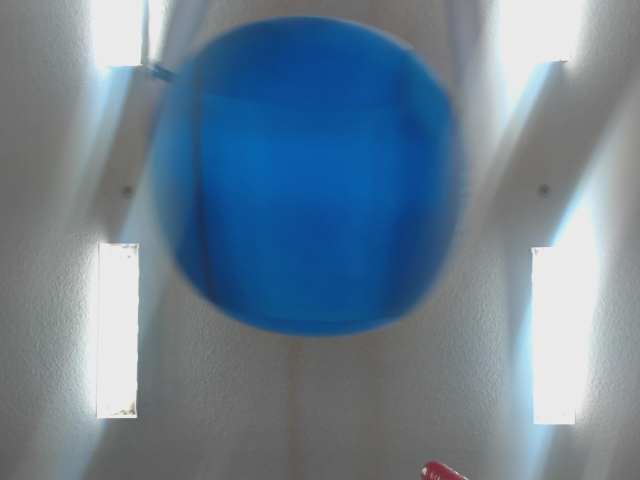
#> input picture img/ball7.png, 640 x 480 px, found by its file name
$ python ballimage.py
#> lines starting #> are read from the running program, lines starting #| are printed output that depends on the picture; after the words box and inside, x2 and y2 are one past the last pixel; in counts of white or black regions, pixels touching at a corner belong together
import cv2
import cv2.cv as cv
import numpy as np

#Camera number
CAMERA = 1

#Kernel Dimensions
kernel = cv2.getStructuringElement (cv2.MORPH_ELLIPSE,(4, 4))

class BallFinder:
    def __init__(self, colour='r', width = 640, height = 480): # Constructor to get the video capture set up
        #self._vc = cv2.VideoCapture(CAMERA)
        self._width = 1.0 * width # Force a float
        self._height = 1.0 * height

        self.image = '/home/thomas/Vision-2014/ballpictures/ball7.png'

        #Set Video Capture properties
        '''self._vc.set(cv.CV_CAP_PROP_BRIGHTNESS, 0.5)
        self._vc.set(cv.CV_CAP_PROP_SATURATION, 0.5)  #0.125
        self._vc.set(cv.CV_CAP_PROP_CONTRAST, 0.5)   #0.01'''

        #Max. distance the camera can detect is 13 feet
        #DistanceThreshold is the distance threshold
        #It is the maximum distance that the camera will detect
        self.DistanceThreshold = 13 #ft

        #distance formula from width of ball
        #distance = 1661.5*w**-1.075
        self._MaxWidth = (1661.5/self.DistanceThreshold)**(1/1.075)*width/640.0 #pixels

        #squareness ratio
        self.target_ratio = 0.6

        # Public member variables to store the last calculated values
        # Invalid values indicate ball not found
        self.xbar = 99.0 # xbar, ybar should be in the range [-1.0, 1.0]
        self.ybar = 99.0
        self.diam = 99.0 # diam should be in the range (0.0, 2.0]

        self._is_red = (colour[0] == 'r' or colour[0] == 'R')
        #self._vc.set(cv.CV_CAP_PROP_FRAME_WIDTH, self._width)
        #self._vc.set(cv.CV_CAP_PROP_FRAME_HEIGHT, self._height)

    def setColour(self, colour):
        self._is_red = (colour[0].lower() == 'r')

    def find(self):
        # [12 lines of commented-out code are left out]
        frame = cv2.imread(self.image)
#> frame is the input picture: shape (480, 640, 3); mean B, G, R 145.7, 129, 109.4
        hsv_image = cv2.cvtColor(frame, cv.CV_BGR2HSV)
#> hsv_image: shape (480, 640, 3); mean H, S, V 71.1, 66.8, 146.5
        # Choose mask based on self._is_red
        if self._is_red:
            # Red alliance
            mask_neg = cv2.inRange(hsv_image, np.array((0, 50, 50)), np.array((10, 255, 255)))
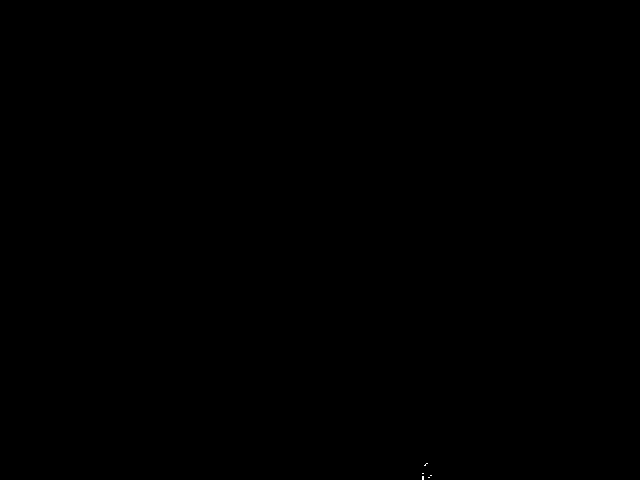
#> mask_neg: shape (480, 640); 0.01% white in thin lines or dots, all inside (x1, y1, x2, y2) = (422, 463, 432, 480)
            mask_pos = cv2.inRange(hsv_image, np.array((170, 50, 50)), np.array((180, 255, 255)))
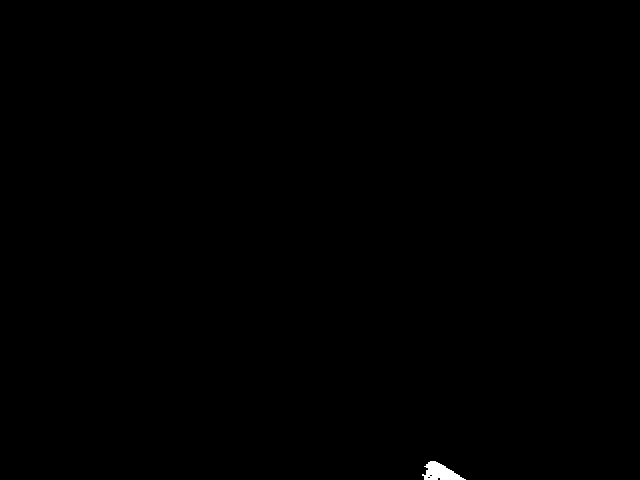
#> mask_pos: shape (480, 640); 0.16% white; 1 white region, box (x1, y1, x2, y2) and area: (422, 461, 466, 480) 478
            mask = mask_pos | mask_neg
#> mask: shape (480, 640); 0.16% white; 1 white region, box (x1, y1, x2, y2) and area: (422, 461, 466, 480) 497
        else:
            # Blue alliance
            mask = cv2.inRange(hsv_image, np.array((105, 50, 50)), np.array((130, 255, 255)))

        #Eroding and Dilating mask
        opened = cv2.erode(mask, kernel, iterations = 7)
#> opened: shape (480, 640); every value is 0
        opened = cv2.dilate(opened, kernel, iterations = 7)

        contours, hierarchy = cv2.findContours(opened, cv.CV_RETR_EXTERNAL, cv.CV_CHAIN_APPROX_NONE)
#> contours = []
        largest_size = 0
        largest_index = 0

        ball_found = False
        if contours:
            for index, contour in enumerate(contours):
                if cv2.contourArea(contour) > largest_size:

                    #get co-ordinates and dimensions
                    x,y,w,h = cv2.boundingRect(contours[largest_index])

                    #ball squareness
                    ballratio = 1.0 * w/h

                    if ballratio > self.target_ratio and ballratio < 1.0/self.target_ratio:
                        largest_size = cv2.contourArea(contour)
                        largest_index = index

            if largest_size > 0:
                if w > self._MaxWidth:
                    moments = cv2.moments(contours[largest_index])
                    if moments['m00'] != 0:
                        self.xbar = 2.0*moments['m10']/moments['m00']/self._width - 1.0
                        self.ybar = 2.0*moments['m01']/moments['m00']/self._height - 1.0
                        x,y,w,h = cv2.boundingRect(contours[largest_index])
                        self.diam = (w + h)/ self._width
                        ball_found = True

        if not ball_found:
            # No ball found so set the member variables to invalid values
            self.xbar = 99.0
            self.ybar = 99.0
            self.diam = 99.0
        # Return the frame, the contours and largest image in case we
        # want to show them on the screen
        return (frame, contours, largest_index)

    def absolute(self):
        # Convert xbar, ybar and diam to absolute values for showing on screen
        return (int((self.xbar+1.0)*self._width/2.0),
            int((self.ybar+1.0)*self._height/2.0),
            int(self.diam*self._width/2.0))

if __name__ == "__main__":
    bf = BallFinder('r', 640, 480)
    cv2.namedWindow("preview")

    result = bf.find()
    #while result != None:
    frame, contours, largest_index = result
#> contours = []; largest_index = 0

    if bf.diam >= 0.0 and bf.diam <= 2.0:
            # Check that we found the ball

            # Draw what we think is the ball outline
        x, y, diam = bf.absolute() # Get screen plottable values

        cv2.circle(frame, (x, y), diam/2, (200,255,0), 3)
            # Draw the largest contour
        cv2.drawContours(frame, contours, largest_index, (0,255,0), 2)

    cv2.imshow("preview", frame)

    key = cv2.waitKey (20)
#> (key Esc is pressed here)
        #if key != -1: # Exit on any key
            #break
        # Get the next frame, and loop forever
       # result = bf.find()

$ run again, with img/ball0.png copied over img/ball7.png
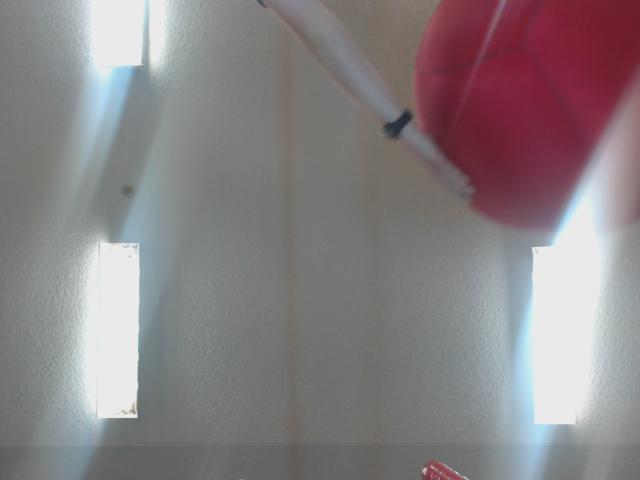
#> input picture img/ball0.png, 640 x 480 px, found by its file name
#> in find, frame is the input picture: shape (480, 640, 3); mean B, G, R 132.1, 129.6, 136.5
#> hsv_image: shape (480, 640, 3); mean H, S, V 72.1, 31.4, 141.2
#> mask_neg: shape (480, 640); 0.14% white in thin lines or dots, all inside (x1, y1, x2, y2) = (289, 0, 640, 478)
#> in find, `mask_pos = cv2.inRange(hsv_image, np.array((170, 50, 50)), np.array((1..`:
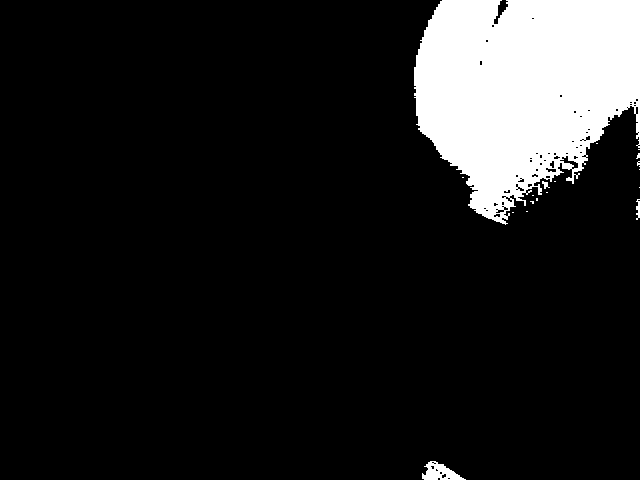
#> mask_pos: shape (480, 640); 12.1% white; 19 white regions (15 under 20 px), largest, box (x1, y1, x2, y2) and area: (414, 0, 640, 225) 36489, (422, 461, 466, 480) 457, (636, 199, 640, 220) 56, (542, 181, 550, 189) 32
#> mask: shape (480, 640); 12.2% white; 25 white regions (20 under 20 px), largest, box (x1, y1, x2, y2) and area: (406, 0, 640, 225) 36858, (422, 460, 466, 480) 483, (636, 199, 640, 220) 56, (636, 153, 640, 166) 32, (542, 181, 550, 189) 32
#> in find, `contours, hierarchy = cv2.findContours(opened, cv.CV_RETR_EXTERNAL, cv..`: contours = 1 contour; box (x1, y1, x2, y2) and area: (419, 0, 640, 215) 33477
#> the loop in find, `for index, contour in enumerate(contours):` made 1 pass
#> (x, y, w, h, ballratio, largest_size, largest_index) on pass 1: (419, 0, 221, 215, 1.03, 33477, 0)
#> after the loop in find, `for index, contour in enumerate(contours):`: ballratio = 1.03; h = 215; largest_index = 0; largest_size = 33477; w = 221; x = 419; y = 0
#> moments = moments, m00 33477, centre m10/m00, m01/m00 = (525.3, 83.05)
#> self.xbar = 0.642
#> self.ybar = -0.654
#> self.diam = 0.681
#> `frame, contours, largest_index = result`: largest_index = 0
#> `x, y, diam = bf.absolute()`: x = 525; y = 83; diam = 218
#> `cv2.drawContours(frame, contours, largest_index, (0,255,0), 2)`:
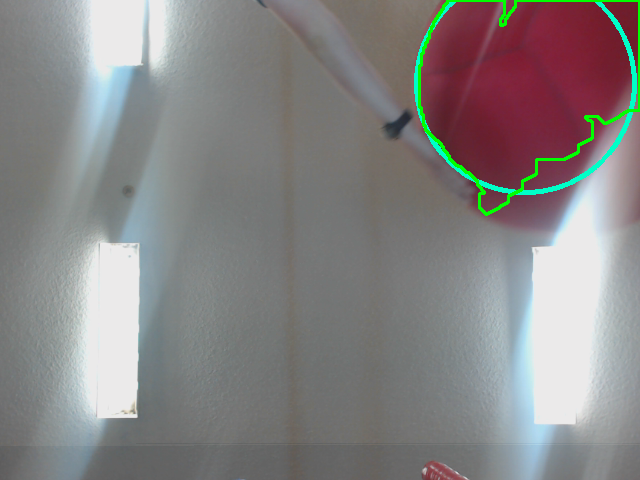
#> frame: shape (480, 640, 3); mean B, G, R 132.3, 132.3, 134.7
